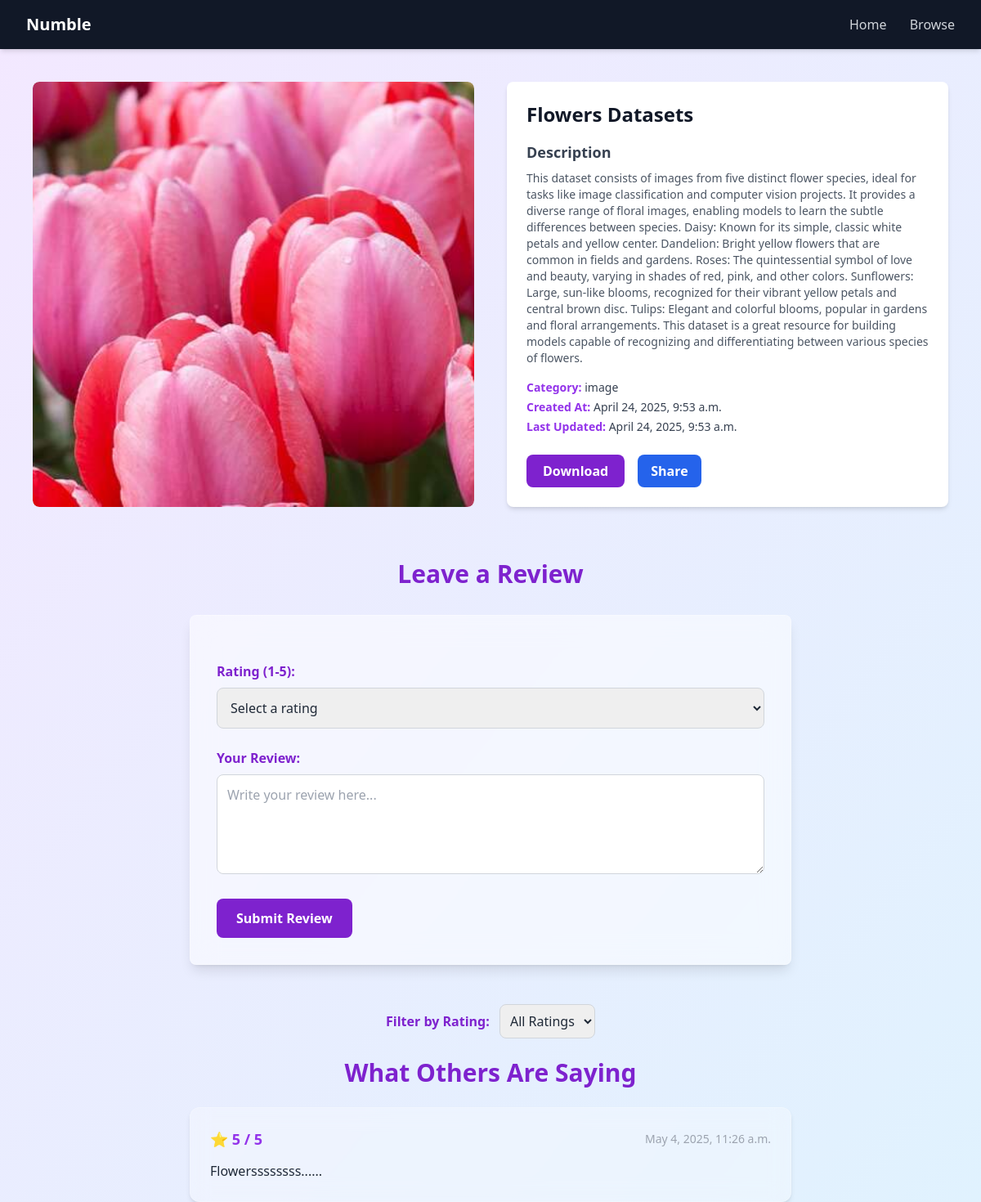
The app's page /view-details/7 with its own data.
### datasetmanager/models.py (models this page shows, shortened)
class Datasetmanager(models.Model):
    name = models.CharField(max_length=100)
    description = models.TextField()
    file = models.FileField(upload_to='datasets/', default="")  # Supports image, video, or zipped datasets
    created_at = models.DateTimeField(auto_now_add=True)
    updated_at = models.DateTimeField(auto_now=True)
    category = models.CharField(max_length=50, choices=[
        ('image', 'Image'),
        ('video', 'Video'),
    ])

class Review(models.Model):
    dataset = models.ForeignKey(Datasetmanager, related_name="reviews", on_delete=models.CASCADE)
    rating = models.IntegerField(choices=[(i, str(i)) for i in range(1, 6)])  # Rating from 1 to 5
    text = models.TextField()
    created_at = models.DateTimeField(auto_now_add=True)

### datasetmanager/views.py (the view)
# urls.py: path("view-details/<int:dataset_id>", datasetDetails, name="datasetDetails"),
def datasetDetails(request, dataset_id):
    dataset = get_object_or_404(Datasetmanager, id=dataset_id)
    context = {
        "dataset": dataset,
    }
    return render(request, "datasetDetails.html", context=context)

### templates/datasetDetails.html (shortened to what this page needs)
<!DOCTYPE html>
<html lang="en">
<head>
  <script src="https://cdn.tailwindcss.com"></script>
</head>
<body class="text-gray-800 font-sans">
  <header class="bg-gray-900 text-white px-8 py-4 flex justify-between items-center shadow-md">
    <div class="text-xl font-bold">Numble</div>
    <nav class="space-x-6">
      <a href="/" class="text-gray-300 hover:text-purple-500">Home</a>
      <a href="/browse/" class="text-gray-300 hover:text-purple-500">Browse</a>
    </nav>
  </header>
  <div class="max-w-6xl mx-auto mt-10 px-4 grid grid-cols-1 md:grid-cols-2 gap-10">
    <div class="bg-gray-200 rounded-lg overflow-hidden">
      {% if dataset.category == "image" %}
        <img src="{{ dataset.file.url }}" alt="{{ dataset.name }}" class="w-full h-full object-cover" />
      {% elif dataset.category == "video" %}
        <video autoplay muted loop class="w-full h-full object-cover">
          <source src="{{ dataset.file.url }}" type="video/mp4" />
          Your browser does not support the video tag.
        </video>
      {% endif %}
    </div>
    <div class="bg-white p-6 rounded-lg shadow-md">
      <h2 class="text-2xl font-bold text-gray-900 mb-4">{{ dataset.name }}</h2>
      <h3 class="text-lg font-semibold text-gray-700 mt-4 mb-2">Description</h3>
      <p class="text-gray-600 text-sm">{{ dataset.description }}</p>
      <div class="mt-4 space-y-1 text-sm text-gray-700">
        <div><span class="font-semibold text-purple-600">Category:</span> {{ dataset.category }}</div>
        <div><span class="font-semibold text-purple-600">Created At:</span> {{ dataset.created_at }}</div>
        <div><span class="font-semibold text-purple-600">Last Updated:</span> {{ dataset.updated_at }}</div>
      </div>
      <div class="mt-6 flex gap-4">
        <a href="{{ dataset.file.url }}" download class="bg-purple-700 hover:bg-purple-800 text-white px-5 py-2 rounded-lg font-semibold transition">Download</a>
        <a href="#" class="bg-blue-600 hover:bg-blue-700 text-white px-4 py-2 rounded-lg font-semibold transition share-button"
           data-name="{{ dataset.name }}"
           data-description="{{ dataset.description }}"
           data-url="{{ request.build_absolute_uri }}">
          Share
        </a>
      </div>
    </div>
  </div>
  <div class="max-w-3xl mx-auto mt-16 px-4">
    <h2 class="text-3xl font-bold text-purple-700 text-center mb-8">Leave a Review</h2>
    <form action="{% url 'submit_review' dataset.id %}" method="POST" class="bg-white/50 backdrop-blur-lg p-8 rounded-lg shadow-lg space-y-6 border border-white border-opacity-30">
      <div>
        <label for="rating" class="block font-semibold text-purple-700 mb-2">Rating (1-5):</label>
        <select id="rating" name="rating" required class="w-full p-3 border border-gray-300 rounded-lg focus:outline-none focus:ring-2 focus:ring-purple-500">
          <option disabled selected>Select a rating</option>
        </select>
      </div>
      <div>
        <label for="review" class="block font-semibold text-purple-700 mb-2">Your Review:</label>
        <textarea id="review" name="review" rows="4" required placeholder="Write your review here..."
          class="w-full p-3 border border-gray-300 rounded-lg focus:outline-none focus:ring-2 focus:ring-purple-500"></textarea>
      </div>
      <button type="submit" class="bg-purple-700 hover:bg-purple-800 text-white px-6 py-3 rounded-lg font-bold transition">Submit Review</button>
    </form>
  </div>
  <div class="max-w-3xl mx-auto mt-12 px-4">
    <div class="text-center mb-6">
      <label for="filter-rating" class="font-semibold text-purple-700 mr-2">Filter by Rating:</label>
      <select id="filter-rating" class="p-2 border border-gray-300 rounded-lg focus:outline-none focus:ring-2 focus:ring-purple-500">
        <option value="all" selected>All Ratings</option>
      </select>
    </div>
    <div id="reviews-container" class="space-y-6">
      <h2 class="text-3xl font-bold text-purple-700 text-center mb-6">What Others Are Saying</h2>
      {% for review in dataset.reviews.all %}
        <div data-rating="{{ review.rating }}"
          class="p-6 bg-white/30 backdrop-blur-md border border-white/20 rounded-xl shadow-md hover:shadow-xl transition-all transform hover:scale-[1.02]">
          <div class="flex justify-between items-center mb-3">
            <span class="text-purple-600 font-bold text-lg">⭐ {{ review.rating }} / 5</span>
            <span class="text-gray-400 text-sm">{{ review.created_at }}</span>
          </div>
          <p class="text-gray-800 text-base leading-relaxed">{{ review.text }}</p>
        </div>
      {% empty %}
        <p class="text-gray-500 text-center text-lg">No reviews yet. Be the first to leave a review!</p>
      {% endfor %}
    </div>
  </div>
</body>
</html>

### templates/datasetDetails.html (style rules this page uses)
body { background: linear-gradient(to bottom right, #f3e8ff, #e0f2fe); }
.bg-gray-200 img { width: 100%; height: 100%; object-fit: cover; border-radius: 0.5rem; }

### records on screen
Datasetmanager: file (picture), name "Flowers Datasets", description "This dataset consists of images from five distinct flower species, ideal for tasks like image classification and computer vision projects. It provides a diverse range of floral images, enabling models to learn the subtle differences between species. Daisy: Known for its simple, classic white petals and yellow center. Dandelion: Bright yellow flowers that are common in fields and gardens. Roses: The quintessential symbol of love and beauty, varying in shades of red, pink, and other colors. Sunflowers: Large, sun-like blooms, recognized for their vibrant yellow petals and central brown disc. Tulips: Elegant and colorful blooms, popular in gardens and floral arrangements. This dataset is a…", category "image", created_at "April 24, 2025, 9:53 a.m.", updated_at "April 24, 2025, 9:53 a.m."
Review: rating "5", created_at "May 4, 2025, 11:26 a.m.", text "Flowerssssssss......"
